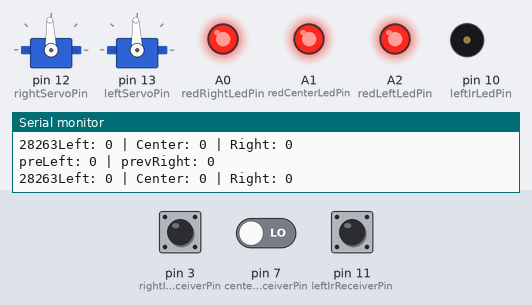
This sketch was run on a simulated Arduino Uno, built with avr-gcc and run on an emulated ATmega328P. Shown: 2 × servo, output pins drawn as LEDs (lit = HIGH), buzzer (waves = sounding), the last lines printed to the serial monitor. The inputs (shaded band) are chosen by the test bench; at power-on: pin 3 (rightIrReceiverPin) LOW, pin 7 (centerIrReceiverPin) LOW, pin 11 (leftIrReceiverPin) LOW.

Above: at 6.2 s.
6.3 s: pin 3 (rightIrReceiverPin) pulled HIGH for 0.15 s
At 6.8 s:
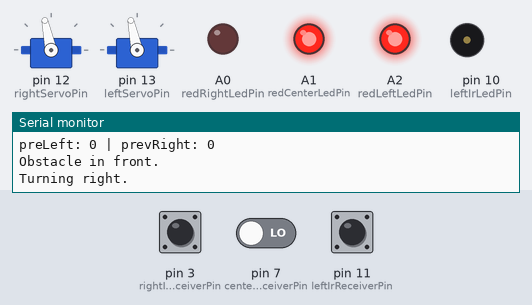
9.3 s: pin 7 (centerIrReceiverPin) driven HIGH
At 9.99 s:
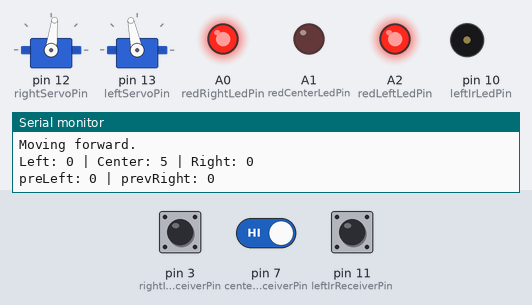
12.3 s: pin 11 (leftIrReceiverPin) pulled HIGH for 0.15 s
At 12.44 s:
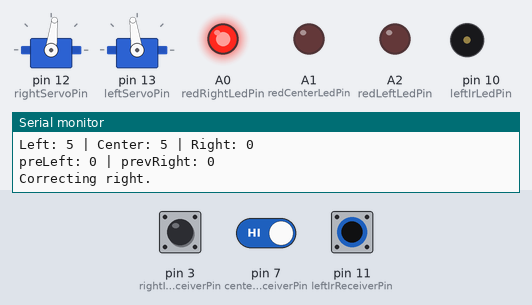
15.3 s: pin 11 (leftIrReceiverPin) pulled HIGH for 1 s
At 16.55 s:
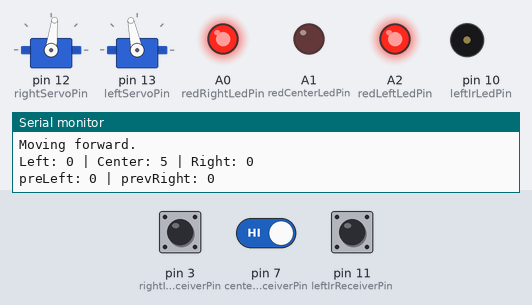
18.3 s: pin 3 (rightIrReceiverPin) pulled HIGH for 1 s
At 18.96 s:
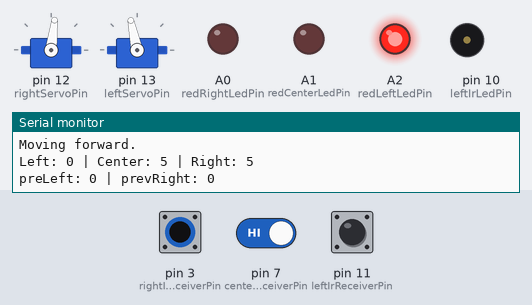
21.3 s: pin 11 (leftIrReceiverPin) pulled HIGH for 0.15 s
At 22.24 s:
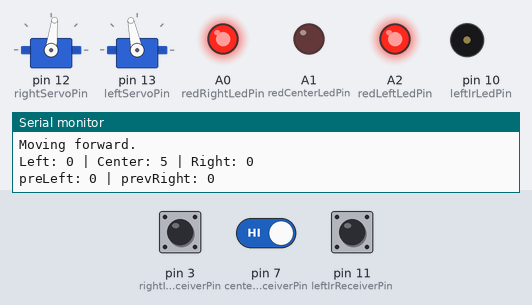
Timing chart, 0 to 25.3 s (numbered marks = the images above; inputs shaded):
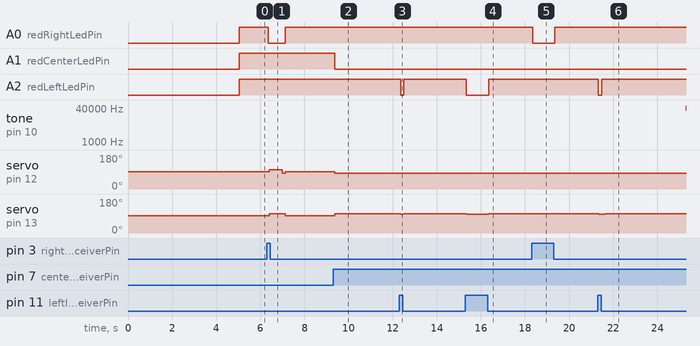

Measured:
- after the input at 6.3 s, A0 (redRightLedPin): HIGH → LOW after 0.07 s, → HIGH 0.76 s later; servo on pin 12 (rightServoPin): 92° → 102° after 0.10 s, → 83° 0.60 s later, → 92° 0.13 s later; servo on pin 13 (leftServoPin): 92° → 102° after 0.10 s, → 92° 0.73 s later
- after the input at 9.3 s, A1 (redCenterLedPin): HIGH → LOW after 0.07 s; servo on pin 12 (rightServoPin): 92° → 83° after 0.08 s; servo on pin 13 (leftServoPin): 92° → 102° after 0.08 s
- after the input at 12.3 s, A2 (redLeftLedPin): HIGH → LOW after 0.06 s, → HIGH 0.14 s later; servo on pin 13 (leftServoPin): 102° → 98° after 0.07 s, → 102° 0.14 s later
- after the input at 15.3 s, A2 (redLeftLedPin): HIGH → LOW at once, → HIGH 1.0 s later; tone on pin 10 (leftIrLedPin): stays silent (without the input it goes to 38000 Hz after 3.0 s); servo on pin 13 (leftServoPin): 102° → 98° after 0.06 s, → 102° 1.0 s later
- after the input at 18.3 s, A0 (redRightLedPin): HIGH → LOW after 0.05 s, → HIGH 1.0 s later; tone on pin 10 (leftIrLedPin): stays silent (without the input it goes to 38000 Hz after 3.0 s)
- after the input at 21.3 s, A2 (redLeftLedPin): HIGH → LOW at once, → HIGH 0.14 s later; tone on pin 10 (leftIrLedPin): silent → 40000 Hz after 4.0 s; servo on pin 13 (leftServoPin): 102° → 98° at once, → 102° 0.29 s later

The sketch:

robot-with-stablize.ino
```cpp
#include <Servo.h>

// Pin assignments for IR sensors and servos
const int leftIrLedPin = 10;
const int leftIrReceiverPin = 11;
const int centerIrLedPin = 6;
const int centerIrReceiverPin = 7;
const int rightIrLedPin = 2;
const int rightIrReceiverPin = 3;
const int redLeftLedPin = A2;
const int redCenterLedPin = A1;
const int redRightLedPin = A0;
const int leftServoPin = 13;   // Pin for left servo
const int rightServoPin = 12;  // Pin for right servo
int prevLeft = 5;
int prevRight = 5;

Servo servoLeft, servoRight;

int irDistance(int irLedPin, int irReceiverPin)
{
   int distance = 0;
   for(long f = 38000; f <= 42000; f += 1000)
   {
      distance += irDetect(irLedPin, irReceiverPin, f);
   }
   return distance;
}
// IR Object Detection Function
int irDetect(int irLedPin, int irReceiverPin, long frequency) {
  tone(irLedPin, frequency);          // Turn on the IR LED square wave
  delay(1);                           // Wait 1 ms
  noTone(irLedPin);                   // Turn off the IR LED
  int ir = digitalRead(irReceiverPin); // Read IR receiver signal (0 = detect, 1 = no detect)
  delay(1);                           // Small delay
  return ir;                          // Return detection (0 = detect, 1 = no detect)
}

// Servo movement functions
void moveForward(int leftSpeed, int rightSpeed) {
  servoLeft.writeMicroseconds(leftSpeed);   // Adjust left servo speed
  servoRight.writeMicroseconds(rightSpeed);  // Adjust right servo speed
}

void turnLeft() {
  servoLeft.writeMicroseconds(1400);    // Stop left wheel
  servoRight.writeMicroseconds(1400);   // Move right wheel forward for turn
  delay(600);                        // Adjust this delay for 90-degree turn

}

void turnRight() {
  servoLeft.writeMicroseconds( 1600);    // Move left wheel forward for turn
  servoRight.writeMicroseconds( 1600);   // Stop right wheel
  delay(600);                        // Adjust this delay for 90-degree turn

}

void stopMovement() {
  servoLeft.writeMicroseconds( 1495);    // Stop left wheel
  servoRight.writeMicroseconds(1490);   // Stop right wheel
}

void setup() {
  // IR sensor pins
  pinMode(leftIrReceiverPin, INPUT);
  pinMode(leftIrLedPin, OUTPUT);
  pinMode(centerIrReceiverPin, INPUT);
  pinMode(centerIrLedPin, OUTPUT);
  pinMode(rightIrReceiverPin, INPUT);
  pinMode(rightIrLedPin, OUTPUT);

  // Red LED pins
  pinMode(redLeftLedPin, OUTPUT);
  pinMode(redCenterLedPin, OUTPUT);
  pinMode(redRightLedPin, OUTPUT);

  // Servo pins
  servoRight.attach(rightServoPin);
  servoLeft.attach(leftServoPin);

  Serial.begin(9600);

  // 5-second delay before starting
  stopMovement();
  prevLeft = irDistance(leftIrLedPin, leftIrReceiverPin);
  prevRight = irDistance(rightIrLedPin, rightIrReceiverPin);
   delay(5000);
}

void loop() {
  // Read left, center, and right IR sensors (38kHz frequency)
  int leftIrVal = irDistance(leftIrLedPin, leftIrReceiverPin);
  int centerIrVal = irDistance(centerIrLedPin, centerIrReceiverPin);
  int rightIrVal = irDistance(rightIrLedPin, rightIrReceiverPin);

  // Sensor output to serial for debugging
  Serial.print("Left: ");
  Serial.print(leftIrVal);
  Serial.print(" | Center: ");
  Serial.print(centerIrVal);
  Serial.print(" | Right: ");
  Serial.println(rightIrVal);
  Serial.print("preLeft: ");
  Serial.print(prevLeft);
  Serial.print(" | prevRight: ");
  Serial.println(prevRight);

  // Update LED states based on detection
  digitalWrite(redLeftLedPin, leftIrVal < 5 ? HIGH : LOW);
  digitalWrite(redCenterLedPin, centerIrVal < 5 ? HIGH : LOW);
  digitalWrite(redRightLedPin, rightIrVal < 5  ? HIGH : LOW);

  // Decision logic for movement based on sensor readings
  if (leftIrVal < 5 && rightIrVal < 5 && centerIrVal < 5){
    stopMovement();
    Serial.print('Stopping');
  }
  else
  if (centerIrVal < 5) {
    // Obstacle detected in front, stop and decide on turn
    stopMovement();
    Serial.println("Obstacle in front.");
    if (rightIrVal < 5 && leftIrVal > 4) {
      // If left is open and right is blocked, turn left
      Serial.println("Turning left.");
      turnLeft();
    } else if (leftIrVal < 5 && rightIrVal > 4) {
      // If right is open and left is blocked, turn right
      Serial.println("Turning right.");
      turnRight();
    }
    moveForward(1600, 1400);
  }
  else {
    // No obstacle in front, correct slight angles based on left/right IR sensors
    if (prevLeft - leftIrVal < 0) {
      // Slight drift to the left, so turn right slightly
      Serial.println("Correcting right.");
      moveForward(1550, 1400);  // Slow down left wheel to correct the path
    } else if (prevRight - rightIrVal > 0) {
      // Slight drift to the right, so turn left slightly
      Serial.println("Correcting left.");
      moveForward(1600, 1450);  // Slow down right wheel to correct the path
    } else {
      // Move forward if both sides are balanced
      Serial.println("Moving forward.");
      moveForward(1600, 1400);  // Balanced forward movement
    }
  }

  delay(100);  // Delay to avoid rapid sensor reading fluctuations
}
```
